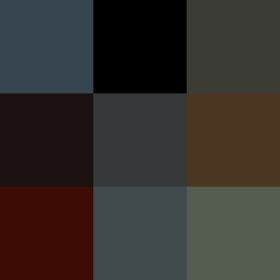
#> input picture 4-Piksel_BGR-2/nowhite.png, 280 x 280 px
$ python bgrpiksel2.py
#> lines starting #> are read from the running program, lines starting #| are printed output that depends on the picture; after the words box and inside, x2 and y2 are one past the last pixel; in counts of white or black regions, pixels touching at a corner belong together
import cv2
import numpy as np

resim = cv2.imread("nowhite.png")
#> resim is the input picture: shape (280, 280, 3); mean B, G, R 44.1, 48.3, 53.1

resim[50,30] = [255,255,255]
#> resim: shape (280, 280, 3); under 0.01% of pixels changed, all inside (x1, y1, x2, y2) = (30, 50, 31, 51)

"""
Yukarıdaki satır ile yapılan şudur: Resmin sol üst köşesi baz alınarak piksel hesapları yapılır. Burada [50,30]
ile soldan 50 piksel aşağıya ve 30 piksel sağa gidilmiştir. Geldiğimiz noktadaki piksele, [255,255,255] değerleri
verilerek beyaz renkte olması sağlanmıştır.
Böylece istediğimiz pikselin rengini, istediğimiz renk ile değiştirebilmemiz mümkündür.

Çıktıda nowhite.png resminde [50,30] konumundaki pikselin rengi değiştirilerek [255,255,255] değerlerinden dolayı
beyaz renge boyanmıştır. Ve dikkat ederseniz, çıktıda [50,30] konumunda küçük bir beyaz nokta göreceksiniz.

"""

#Bir pikselden ziyade belli bir alana kadar boyanmasını istersek yapmamız gerekenler:

for i in range(100):    #Bir pikselden bir piksele kadar boyamak için for döngüsü kullanırız.
    resim[70,i] = [134,56,190]
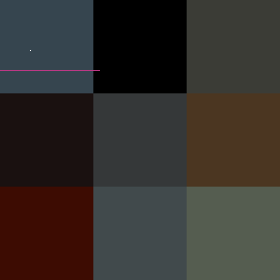
#> resim: shape (280, 280, 3); mean B, G, R 44.2, 48.3, 53.3

"""
For döngüsü ile yapılan şudur: Resmin sol üst köşesi baz alınarak 70 piksel aşağıya ve i piksel kadar
sağa gelindiğinde buradaki piksel beyaza boyanır. Burada i, 1 ile 100 aralığındaki değerleri alır.
"""

cv2.imshow("KARE",resim)

cv2.waitKey(0)
cv2.destroyAllWindows()
